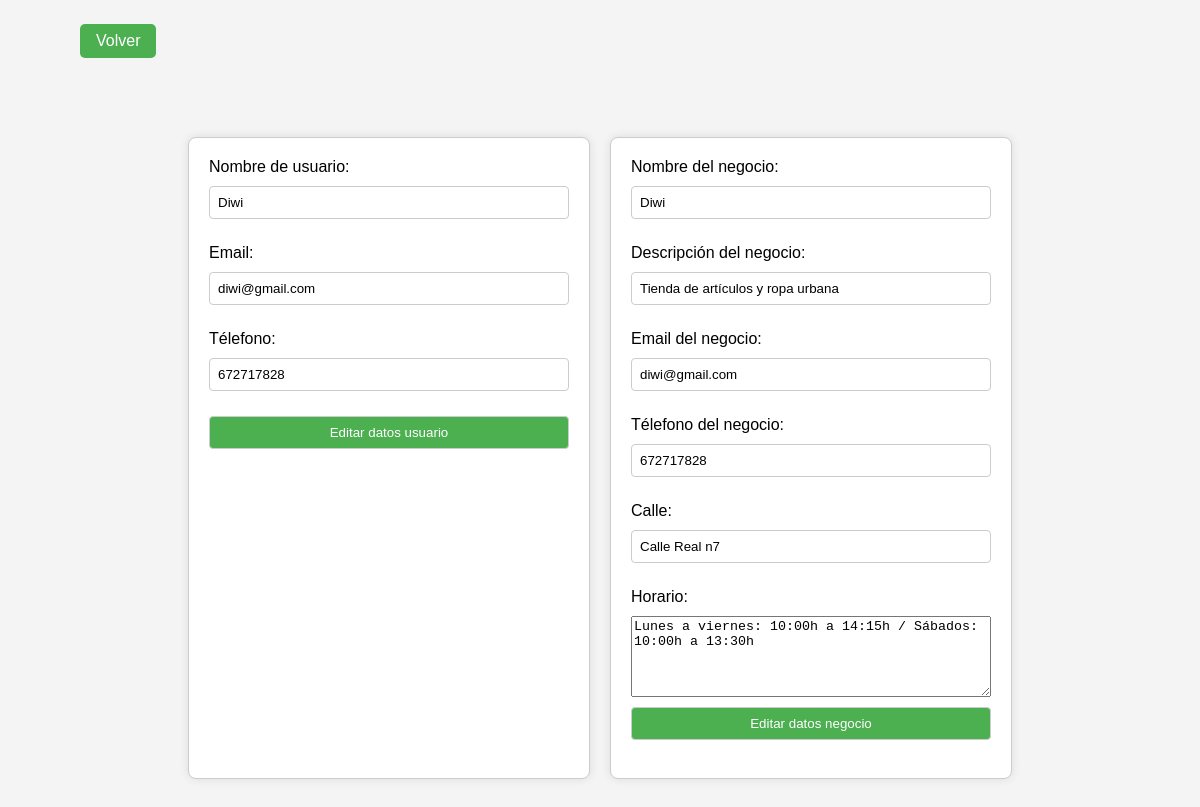
Screenshot of /View/EditarPerfilForm.php (signed in) with the database file from the repository.
### tables this page shows
CREATE TABLE `usuario` (
  `id` int(11) NOT NULL,
  `username` varchar(25) NOT NULL,
  `email` varchar(35) NOT NULL,
  `telefono` varchar(9) NOT NULL,
  `password` varchar(245) NOT NULL,
  `role` varchar(20) NOT NULL
);

CREATE TABLE `negocio` (
  `id` int(11) NOT NULL,
  `nombre` varchar(80) NOT NULL,
  `descripcion` varchar(245) NOT NULL,
  `email` varchar(50) NOT NULL,
  `telefono` varchar(9) NOT NULL,
  `calle` varchar(100) NOT NULL,
  `horario` varchar(100) NOT NULL,
  `idUsuario` int(11) NOT NULL
);

### Model/Usuario.php (called while the page is built, shortened)
<?php
    class Usuario{
        private string $username;
        private string $email;
        private int $telefono;
        public function __construct($username, $email, $telefono, $password, $role, $id=""){
            $this->username = $username;
            $this->email = $email;
            $this->telefono = $telefono;
        }
        public static function getUsuarioByID($idUsuario){
            $conexion = CeutaShopDB::conectarDB();
            $select = "SELECT * FROM usuario WHERE id=:id;";
            $stmt = $conexion->prepare($select);
            $stmt->bindParam(":id", $idUsuario);
            $stmt->execute();
            $resultado = $stmt->fetch(PDO::FETCH_ASSOC);
            if($resultado){
                return new Usuario($resultado['username'], $resultado['email'], $resultado['telefono'], $resultado['password'], $resultado['role'], $resultado['id']);
            }else{
                return "No se ha encontrado ningún producto con ese id.";
            }
        }
        public function getUsername(){
            return $this->username;
        }
        public function getEmail(){
            return $this->email;
        }
        public function getTelefono(){
            return $this->telefono;
        }
    }
?>

### Model/Negocio.php (called while the page is built, shortened)
<?php
    class Negocio{
        public static function obtenerNegocioByIDUsuario($idUsuario){
            $conexion = CeutaShopDB::conectarDB();
            $selectNegocio = "SELECT * FROM negocio WHERE idUsuario=:idUsuario;";
            $stmtNegocio = $conexion->prepare($selectNegocio);
            $stmtNegocio->bindParam(":idUsuario", $idUsuario);
            $stmtNegocio->execute();
            $resultadoNegocio = $stmtNegocio->fetch(PDO::FETCH_ASSOC);
            if($resultadoNegocio) {
                return $resultadoNegocio;
            } else {
                return "No se encontró el negocio asociado al usuario.";
            }
        }
    }
?>

### View/EditarPerfilForm.php (the view, shortened to what this page needs)
<?php
    require_once("../Model/Usuario.php");
    require_once("../Model/Negocio.php");
    include_once("Assets/Templates/AperturaForm.php");
    echo "<a class='boton' href='../index.php'>Volver</a>";
    echo "<div class=contenedor-formulario>";
    if(isset($_SESSION["usuario"]) && $_SESSION["usuario"]["role"] == "cliente"){
        $usuario = Usuario::getUsuarioByID($_SESSION["usuario"]["id"]);
        $username = $usuario->getUsername();
        $email = $usuario->getEmail();
        $telefono = $usuario->getTelefono();
        echo "<form class='formulario' action='../Controller/EditarPerfiles.php' method='POST'>
                <label>Nombre de usuario: </label>
                <input type='text' name='username' value='$username'>
                <p></p>
                <label>Email: </label>
                <input type='email' name='email' value='$email'>
                <p></p>
                <label>Télefono: </label>
                <input type='number' max='999999999' name='telefono' value='$telefono'>
                <p></p>
                <input type='submit' name='editarUsuario' value='Editar datos'>
            </form>";
    }else if(isset($_SESSION["usuario"]) && $_SESSION["usuario"]["role"] == "negocio"){
        $usuario = Usuario::getUsuarioByID($_SESSION["usuario"]["id"]);
        $username = $usuario->getUsername();
        $email = $usuario->getEmail();
        $telefono = $usuario->getTelefono();
        echo "<form class='formulario' action='../Controller/EditarPerfiles.php' method='POST'>
                <label>Nombre de usuario: </label>
                <input type='text' name='username' value='$username'>
                <p></p>
                <label>Email: </label>
                <input type='email' name='email' value='$email'>
                <p></p>
                <label>Télefono: </label>
                <input type='number' max='999999999' name='telefono' value='$telefono'>
                <p></p>
                <input type='submit' name='editarUsuario' value='Editar datos usuario'>
            </form>";
        $negocio = Negocio::obtenerNegocioByIDUsuario($_SESSION["usuario"]["id"]);
        $nombre = $negocio["nombre"];
        $descripcion = $negocio["descripcion"];
        $emailNegocio = $negocio["email"];
        $telefonoNegocio = $negocio["telefono"];
        $calle = $negocio["calle"];
        $horario = $negocio["horario"];
        echo "<form class='formulario' action='../Controller/EditarPerfiles.php' method='POST'>
                <label>Nombre del negocio: </label>
                <input type='text' name='nombre' value='$nombre'>
                <p></p>
                <label>Descripción del negocio: </label>
                <input type='text' name='descripcion' value='$descripcion'>
                <p></p>
                <label>Email del negocio: </label>
                <input type='email' name='email' value='$emailNegocio'>
                <p></p>
                <label>Télefono del negocio: </label>
                <input type='number' max='999999999' name='telefono' value='$telefonoNegocio'>
                <p></p>
                <label>Calle: </label>
                <input type='text' name='calle' value='$calle'>
                <p></p>
                <label>Horario: </label>
                <textarea rows='5' name='horario'>$horario</textarea>
                <p></p>
                <input type='submit' name='editarNegocio' value='Editar datos negocio'>
            </form>";
    }
    echo "</div>";
?>

### View/Assets/Templates/AperturaForm.php
<?php
    echo "<!DOCTYPE html>
            <html lang='es'>
            <head>
                <meta charset='UTF-8'>
                <meta name='viewport' content='width=device-width, initial-scale=1.0'>
                <link rel='stylesheet' href='Assets/CSS/LogUsuariosForm.css'>
                <title>Registro</title>
            </head>
            <body>";
?>

### View/Assets/CSS/LogUsuariosForm.css (style rules this page uses)
body { font-family: Arial, sans-serif; background-color: #f4f4f4; margin: 0; padding: 0; }
.boton { display: inline-block; margin-top: 3vh; margin-left: 80px; padding: 8px 16px; text-decoration: none; background-color: #4CAF50; color: white; border-radius: 5px; }
.contenedor-formulario { display: flex; justify-content: center; align-items: center; height: 100vh; }
.formulario { width: 30vw; height: 75%; background-color: #fff; border: 1px solid #ccc; border-radius: 8px; padding: 20px; box-shadow: 0 0 10px rgba(0, 0, 0, 0.1); margin: 10px; }
form { display: flex; flex-direction: column; }
label { margin-bottom: 10px; }
input { padding: 8px; margin-bottom: 15px; border: 1px solid #ccc; border-radius: 4px; }
input[type="submit"] { background-color: #4CAF50; color: white; cursor: pointer; }

### rows the page displays
usuario: username "Diwi", email "diwi@gmail.com", telefono "672717828"
negocio: nombre "Diwi", descripcion "Tienda de artículos y ropa urbana", email "diwi@gmail.com", telefono "672717828", calle "Calle Real n7", horario "Lunes a viernes: 10:00h a 14:15h / Sábados: 10:00h a 13:30h"
